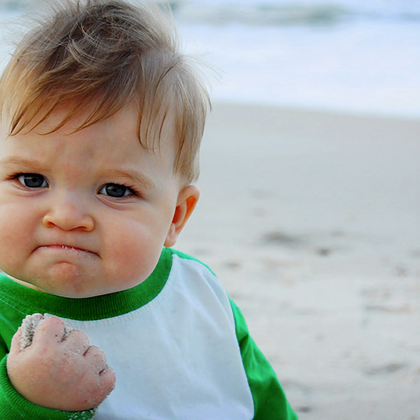
#> input picture images/funny_image.png, 420 x 420 px, shrunk from 1200 x 1200 before the run
$ python negative.py
#> lines starting #> are read from the running program, lines starting #| are printed output that depends on the picture
import cv2

# image read
img = cv2.imread("../images/funny_image.png", cv2.IMREAD_REDUCED_COLOR_2)
#> img is the input picture: shape (420, 420, 3); mean B, G, R 166.4, 171.2, 167.8
img_not = cv2.bitwise_not(img)
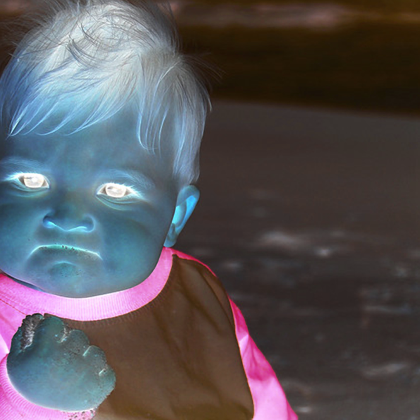
#> img_not: shape (420, 420, 3); mean B, G, R 88.6, 83.8, 87.2
img2 = cv2.imread("../images/funny_image.png", cv2.IMREAD_REDUCED_GRAYSCALE_2)
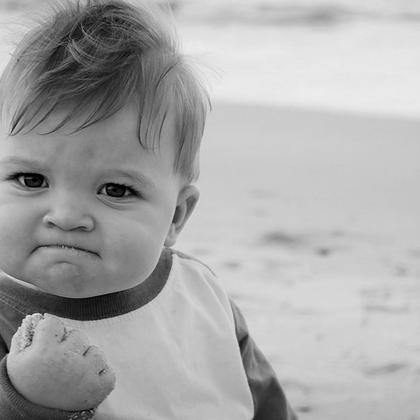
#> img2: shape (420, 420); min 0, max 237, mean 169.1
img2_not = cv2.bitwise_not(img2)
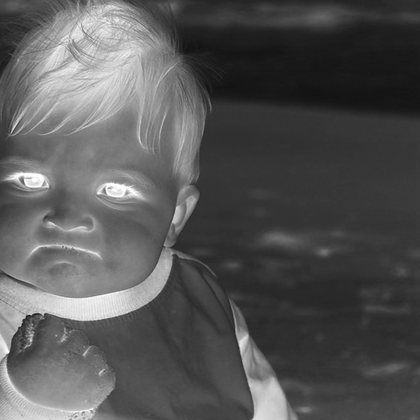
#> img2_not: shape (420, 420); min 18, max 255, mean 85.9

cv2.imshow("Input image color", img)
cv2.imshow("Input image mono", img2)
cv2.imshow("Negative color image", img_not)
cv2.imshow("Negative mono image", img2_not)

cv2.waitKey(0)
cv2.destroyAllWindows()
